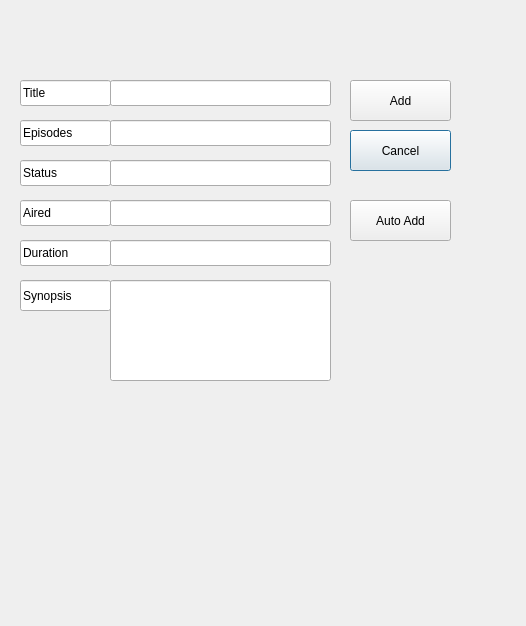
<?xml version="1.0" encoding="UTF-8"?>
<ui version="4.0">
 <class>Dialog</class>
 <widget class="QDialog" name="Dialog">
  <property name="geometry">
   <rect>
    <x>0</x>
    <y>0</y>
    <width>526</width>
    <height>626</height>
   </rect>
  </property>
  <property name="windowTitle">
   <string>Dialog</string>
  </property>
  <widget class="QLineEdit" name="lineEdit_title">
   <property name="geometry">
    <rect>
     <x>110</x>
     <y>80</y>
     <width>221</width>
     <height>26</height>
    </rect>
   </property>
   <property name="text">
    <string/>
   </property>
  </widget>
  <widget class="QLineEdit" name="lineEdit_synopsis">
   <property name="geometry">
    <rect>
     <x>110</x>
     <y>280</y>
     <width>221</width>
     <height>101</height>
    </rect>
   </property>
   <property name="text">
    <string/>
   </property>
  </widget>
  <widget class="QLineEdit" name="lineEdit_duration">
   <property name="geometry">
    <rect>
     <x>110</x>
     <y>240</y>
     <width>221</width>
     <height>26</height>
    </rect>
   </property>
   <property name="text">
    <string/>
   </property>
  </widget>
  <widget class="QLineEdit" name="lineEdit_aired">
   <property name="geometry">
    <rect>
     <x>110</x>
     <y>200</y>
     <width>221</width>
     <height>26</height>
    </rect>
   </property>
   <property name="text">
    <string/>
   </property>
  </widget>
  <widget class="QLineEdit" name="lineEdit_status">
   <property name="geometry">
    <rect>
     <x>110</x>
     <y>160</y>
     <width>221</width>
     <height>26</height>
    </rect>
   </property>
   <property name="text">
    <string/>
   </property>
  </widget>
  <widget class="QPushButton" name="pushButton_cancel">
   <property name="geometry">
    <rect>
     <x>350</x>
     <y>130</y>
     <width>101</width>
     <height>41</height>
    </rect>
   </property>
   <property name="text">
    <string>Cancel</string>
   </property>
  </widget>
  <widget class="QLineEdit" name="lineEdit_episodes">
   <property name="geometry">
    <rect>
     <x>110</x>
     <y>120</y>
     <width>221</width>
     <height>26</height>
    </rect>
   </property>
   <property name="text">
    <string/>
   </property>
  </widget>
  <widget class="QPushButton" name="pushButton_add">
   <property name="geometry">
    <rect>
     <x>350</x>
     <y>80</y>
     <width>101</width>
     <height>41</height>
    </rect>
   </property>
   <property name="text">
    <string>Add</string>
   </property>
  </widget>
  <widget class="QPushButton" name="pushButton_autoAdd">
   <property name="geometry">
    <rect>
     <x>350</x>
     <y>200</y>
     <width>101</width>
     <height>41</height>
    </rect>
   </property>
   <property name="text">
    <string>Auto Add</string>
   </property>
  </widget>
  <widget class="QLineEdit" name="lineEdit_title_2">
   <property name="geometry">
    <rect>
     <x>20</x>
     <y>80</y>
     <width>91</width>
     <height>26</height>
    </rect>
   </property>
   <property name="text">
    <string>Title</string>
   </property>
   <property name="readOnly">
    <bool>true</bool>
   </property>
  </widget>
  <widget class="QLineEdit" name="lineEdit_episodes_2">
   <property name="geometry">
    <rect>
     <x>20</x>
     <y>120</y>
     <width>91</width>
     <height>26</height>
    </rect>
   </property>
   <property name="text">
    <string>Episodes</string>
   </property>
   <property name="readOnly">
    <bool>true</bool>
   </property>
  </widget>
  <widget class="QLineEdit" name="lineEdit_status_2">
   <property name="geometry">
    <rect>
     <x>20</x>
     <y>160</y>
     <width>91</width>
     <height>26</height>
    </rect>
   </property>
   <property name="text">
    <string>Status</string>
   </property>
   <property name="readOnly">
    <bool>true</bool>
   </property>
  </widget>
  <widget class="QLineEdit" name="lineEdit_aired_2">
   <property name="geometry">
    <rect>
     <x>20</x>
     <y>200</y>
     <width>91</width>
     <height>26</height>
    </rect>
   </property>
   <property name="text">
    <string>Aired</string>
   </property>
   <property name="readOnly">
    <bool>true</bool>
   </property>
  </widget>
  <widget class="QLineEdit" name="lineEdit_duration_2">
   <property name="geometry">
    <rect>
     <x>20</x>
     <y>240</y>
     <width>91</width>
     <height>26</height>
    </rect>
   </property>
   <property name="text">
    <string>Duration</string>
   </property>
   <property name="readOnly">
    <bool>true</bool>
   </property>
  </widget>
  <widget class="QLineEdit" name="lineEdit_synopsis_2">
   <property name="geometry">
    <rect>
     <x>20</x>
     <y>280</y>
     <width>91</width>
     <height>31</height>
    </rect>
   </property>
   <property name="text">
    <string>Synopsis</string>
   </property>
   <property name="readOnly">
    <bool>true</bool>
   </property>
  </widget>
 </widget>
 <resources/>
 <connections/>
</ui>
